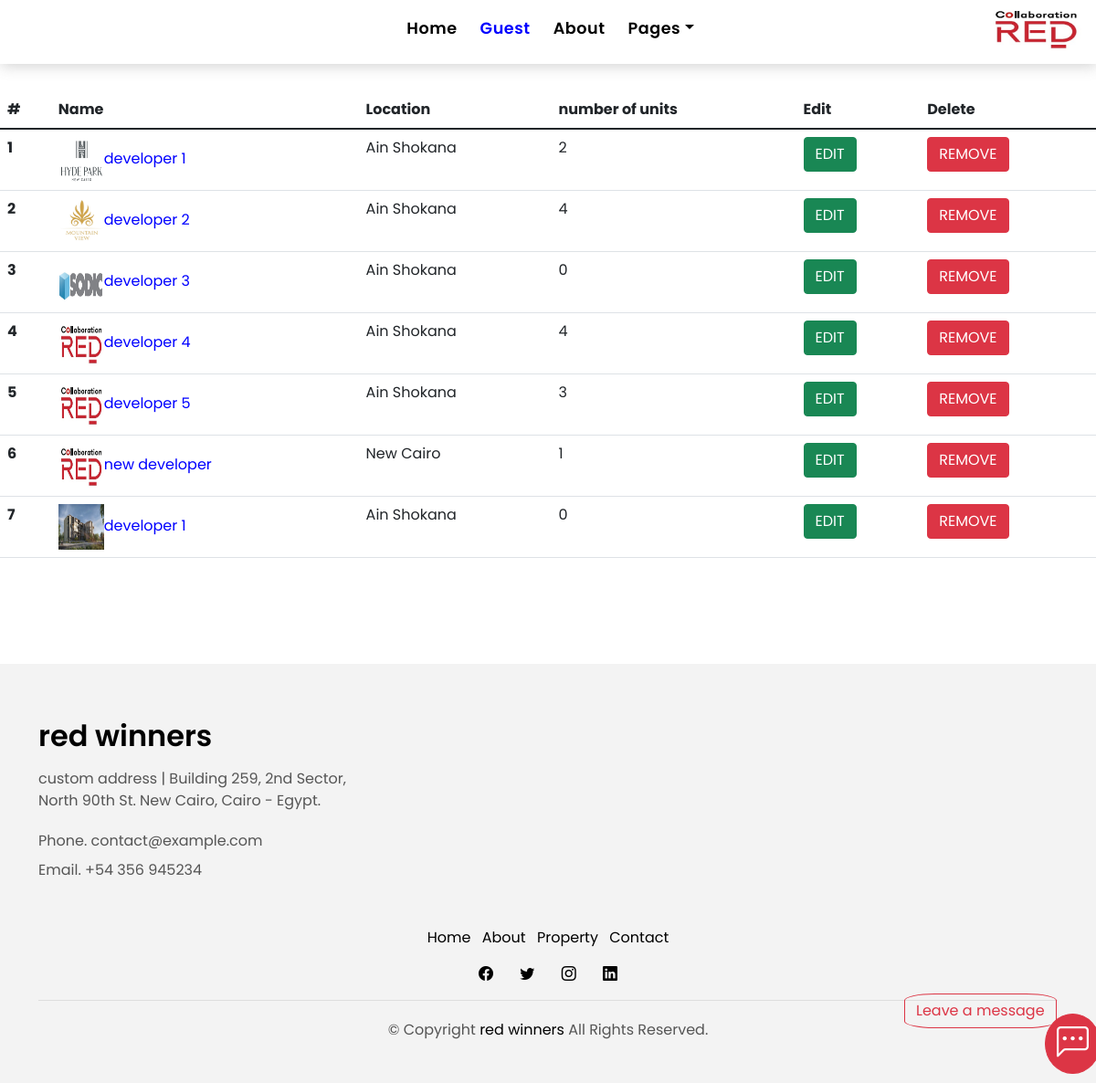
Page /show_all_companies on the committed database.
### houses/models.py (models this page shows, shortened)
class Company(models.Model):
    name = models.CharField(max_length=500)
    location = models.CharField(max_length=500,choices=choices3,default='Ain Shokana')
    location_new = models.OneToOneField(Location, on_delete=models.CASCADE, null=True, blank=True)
    logo = models.ImageField(upload_to="images",default='houses/real_estate_logo.jpg')

### houses/views.py (the view)
# urls.py: path('show_all_companies', views.show_all_companies,name="show_all_companies"),
def show_all_companies(request):
    all_companies = Company.objects.all()
    context = {"all_companies":all_companies}
    return render(request,'houses/show_companies.html',context)

### houses/templates/houses/show_companies.html (shortened to what this page needs)
{% extends 'houses/base.html' %}
{% load static %}
{% block content %}
  <main id="main" style="margin:100px 0;">
<div style="container;display:flex;justify-content:center;align-items:center;">
<table class="table">
  <thead class="thead-dark">
    <tr>
      <th scope="col">#</th>
      <th scope="col">Name</th>
      <th scope="col">Location</th>
      <th scope="col">number of units</th>
      <th scope="col">Edit</th>
      <th scope="col">Delete</th>
    </tr>
  </thead>
  <tbody>
    {% for company in all_companies %}
    <tr>
      <th scope="row">{{forloop.counter}}</th>
      <td><img style="width:50px;height:50px;" src="{{company.logo.url}}"><a style="color:blue;" href="{% url 'show_single_company' company.id %}">{{company.name}}</a></td>
      <td>{{company.location}}</td>
      <td>{{company.house_set.all.count}}</td>
      <td><a class="btn btn-success" href="{% url 'edit_developer' company.id %}">EDIT</a></td>
      <td><a class="btn btn-danger" href="{% url 'delete_developer' company.id %}">REMOVE</a></td>
    </tr>
    {% endfor %}
  </tbody>
</table>
</div>
  </main>
{% endblock %}

### houses/static/houses/assets/css/style.css (style rules this page uses)
body { font-family: "Poppins", sans-serif; color: #555555; }
a { color: #000000; text-decoration: none; transition: all 0.5s ease; }
.btn { transition: 0.5s ease; }

### rows in the picture
Company: logo (picture), name "developer 1", location "Ain Shokana", house_set.all.count "2"
Company: logo (picture), name "developer 2", location "Ain Shokana", house_set.all.count "4"
Company: logo (picture), name "developer 3", location "Ain Shokana", house_set.all.count "0"
Company: logo (picture), name "developer 4", location "Ain Shokana", house_set.all.count "4"
Company: logo (picture), name "developer 5", location "Ain Shokana", house_set.all.count "3"
Company: logo (picture), name "new developer", location "New Cairo", house_set.all.count "1"
Company: logo (picture), name "developer 1", location "Ain Shokana", house_set.all.count "0"
